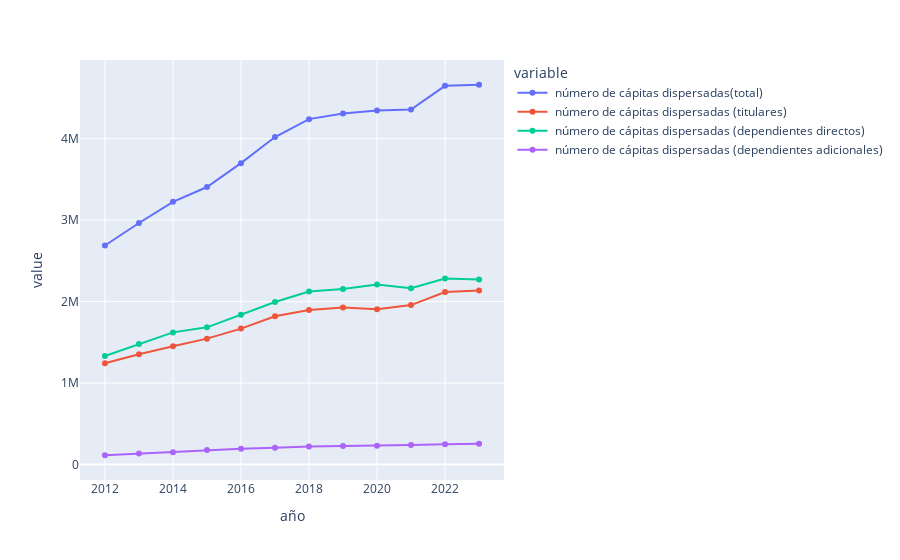

The notebook cell this image was saved under:
### Code cell
capitation_amt_per_cust_type(data, [])

### Figure 1 — Plotly figure (JSON) as saved in the notebook; plotly's stock layout.template omitted (floating-point values rounded to 4 significant figures)
{"data": [{"hovertemplate": "variable= número de cápitas dispersadas(total)<br>año=%{x}<br>value=%{y}<extra></extra>", "legendgroup": " número de cápitas dispersadas(total)", "line": {"color": "#636efa", "dash": "solid"}, "marker": {"symbol": "circle"}, "mode": "lines+markers", "name": " número de cápitas dispersadas(total)", "orientation": "v", "showlegend": true, "type": "scatter", "x": [2012, 2013, 2014, 2015, 2016, 2017, 2018, 2019, 2020, 2021, 2022, 2023], "xaxis": "x", "y": [2688411, 2965314, 3224947, 3407061, 3699816, 4020299, 4240469, 4310345, 4345715, 4359036, 4649234, 4662640], "yaxis": "y"}, {"hovertemplate": "variable= número de cápitas dispersadas (titulares)<br>año=%{x}<br>value=%{y}<extra></extra>", "legendgroup": " número de cápitas dispersadas (titulares)", "line": {"color": "#EF553B", "dash": "solid"}, "marker": {"symbol": "circle"}, "mode": "lines+markers", "name": " número de cápitas dispersadas (titulares)", "orientation": "v", "showlegend": true, "type": "scatter", "x": [2012, 2013, 2014, 2015, 2016, 2017, 2018, 2019, 2020, 2021, 2022, 2023], "xaxis": "x", "y": [1242830, 1353109, 1451773, 1544927, 1668163, 1819118, 1896154, 1927961, 1906722, 1956859, 2117026, 2136260], "yaxis": "y"}, {"hovertemplate": "variable= número de cápitas dispersadas (dependientes directos)<br>año=%{x}<br>value=%{y}<extra></extra>", "legendgroup": " número de cápitas dispersadas (dependientes directos)", "line": {"color": "#00cc96", "dash": "solid"}, "marker": {"symbol": "circle"}, "mode": "lines+markers", "name": " número de cápitas dispersadas (dependientes directos)", "orientation": "v", "showlegend": true, "type": "scatter", "x": [2012, 2013, 2014, 2015, 2016, 2017, 2018, 2019, 2020, 2021, 2022, 2023], "xaxis": "x", "y": [1332478, 1478196, 1621827, 1683703, 1839469, 1995239, 2123086, 2155873, 2209036, 2164148, 2284294, 2272336], "yaxis": "y"}, {"hovertemplate": "variable= número de cápitas dispersadas (dependientes adicionales)<br>año=%{x}<br>value=%{y}<extra></extra>", "legendgroup": " número de cápitas dispersadas (dependientes adicionales)", "line": {"color": "#ab63fa", "dash": "solid"}, "marker": {"symbol": "circle"}, "mode": "lines+markers", "name": " número de cápitas dispersadas (dependientes adicionales)", "orientation": "v", "showlegend": true, "type": "scatter", "x": [2012, 2013, 2014, 2015, 2016, 2017, 2018, 2019, 2020, 2021, 2022, 2023], "xaxis": "x", "y": [113103, 134009, 151347, 178431, 192184, 205942, 221229, 226511, 229957, 238029, 247914, 254044], "yaxis": "y"}], "layout": {"legend": {"title": {"text": "variable"}, "tracegroupgap": 0}, "margin": {"t": 60}, "xaxis": {"anchor": "y", "domain": [0, 1], "title": {"text": "año"}}, "yaxis": {"anchor": "x", "domain": [0, 1], "title": {"text": "value"}}}}
